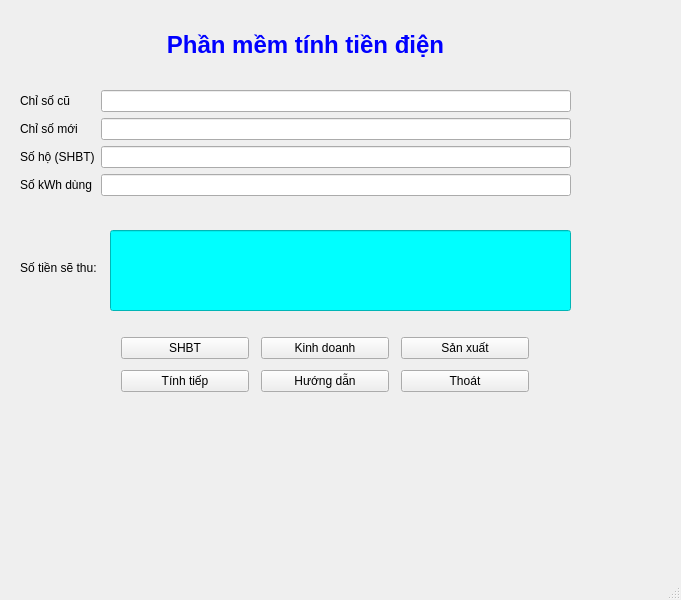
<?xml version="1.0" encoding="UTF-8"?>
<ui version="4.0">
 <class>MainWindow</class>
 <widget class="QMainWindow" name="MainWindow">
  <property name="geometry">
   <rect>
    <x>0</x>
    <y>0</y>
    <width>681</width>
    <height>600</height>
   </rect>
  </property>
  <property name="windowTitle">
   <string>Trịnh Thanh An - K234111384</string>
  </property>
  <widget class="QWidget" name="centralwidget">
   <widget class="QWidget" name="formLayoutWidget">
    <property name="geometry">
     <rect>
      <x>20</x>
      <y>90</y>
      <width>551</width>
      <height>131</height>
     </rect>
    </property>
    <layout class="QFormLayout" name="formLayout">
     <item row="0" column="0">
      <widget class="QLabel" name="chSCLabel">
       <property name="text">
        <string>Chỉ số cũ</string>
       </property>
      </widget>
     </item>
     <item row="0" column="1">
      <widget class="QLineEdit" name="LineEditChisocu"/>
     </item>
     <item row="1" column="0">
      <widget class="QLabel" name="chSMILabel">
       <property name="text">
        <string>Chỉ số mới</string>
       </property>
      </widget>
     </item>
     <item row="1" column="1">
      <widget class="QLineEdit" name="LineEditChisomoi"/>
     </item>
     <item row="2" column="0">
      <widget class="QLabel" name="sHSHBTLabel">
       <property name="text">
        <string>Số hộ (SHBT)</string>
       </property>
      </widget>
     </item>
     <item row="2" column="1">
      <widget class="QLineEdit" name="LineEditSHBT"/>
     </item>
     <item row="3" column="0">
      <widget class="QLabel" name="sKWhDNgLabel">
       <property name="text">
        <string>Số kWh dùng</string>
       </property>
      </widget>
     </item>
     <item row="3" column="1">
      <widget class="QLineEdit" name="LineEditSokWhdung"/>
     </item>
    </layout>
   </widget>
   <widget class="QLabel" name="label">
    <property name="geometry">
     <rect>
      <x>90</x>
      <y>20</y>
      <width>431</width>
      <height>51</height>
     </rect>
    </property>
    <property name="text">
     <string>&lt;html&gt;&lt;head/&gt;&lt;body&gt;&lt;p align=&quot;center&quot;&gt;&lt;span style=&quot; font-size:18pt; font-weight:600; color:#0000ff;&quot;&gt;Phần mềm tính tiền điện&lt;/span&gt;&lt;/p&gt;&lt;/body&gt;&lt;/html&gt;</string>
    </property>
   </widget>
   <widget class="QLabel" name="label_2">
    <property name="geometry">
     <rect>
      <x>20</x>
      <y>260</y>
      <width>141</width>
      <height>16</height>
     </rect>
    </property>
    <property name="text">
     <string>Số tiền sẽ thu:</string>
    </property>
   </widget>
   <widget class="QLineEdit" name="lineEditSotiensethu">
    <property name="geometry">
     <rect>
      <x>110</x>
      <y>230</y>
      <width>461</width>
      <height>81</height>
     </rect>
    </property>
    <property name="font">
     <font>
      <pointsize>14</pointsize>
     </font>
    </property>
    <property name="styleSheet">
     <string notr="true">background-color: rgb(0, 255, 255);</string>
    </property>
   </widget>
   <widget class="QWidget" name="gridLayoutWidget">
    <property name="geometry">
     <rect>
      <x>120</x>
      <y>330</y>
      <width>131</width>
      <height>71</height>
     </rect>
    </property>
    <layout class="QGridLayout" name="gridLayout" columnstretch="0">
     <property name="leftMargin">
      <number>1</number>
     </property>
     <property name="topMargin">
      <number>2</number>
     </property>
     <property name="rightMargin">
      <number>2</number>
     </property>
     <property name="bottomMargin">
      <number>2</number>
     </property>
     <item row="1" column="0">
      <widget class="QPushButton" name="pushButtonTinhtiep">
       <property name="text">
        <string>Tính tiếp</string>
       </property>
      </widget>
     </item>
     <item row="0" column="0">
      <widget class="QPushButton" name="pushButtonSHBT">
       <property name="text">
        <string>SHBT</string>
       </property>
      </widget>
     </item>
    </layout>
   </widget>
   <widget class="QWidget" name="gridLayoutWidget_2">
    <property name="geometry">
     <rect>
      <x>260</x>
      <y>330</y>
      <width>131</width>
      <height>71</height>
     </rect>
    </property>
    <layout class="QGridLayout" name="gridLayout_2" columnstretch="0">
     <property name="leftMargin">
      <number>1</number>
     </property>
     <property name="topMargin">
      <number>2</number>
     </property>
     <property name="rightMargin">
      <number>2</number>
     </property>
     <property name="bottomMargin">
      <number>2</number>
     </property>
     <item row="1" column="0">
      <widget class="QPushButton" name="pushButtonHuongdan">
       <property name="text">
        <string>Hướng dẫn</string>
       </property>
      </widget>
     </item>
     <item row="0" column="0">
      <widget class="QPushButton" name="pushButtonKinhdoanh">
       <property name="text">
        <string>Kinh doanh</string>
       </property>
      </widget>
     </item>
    </layout>
   </widget>
   <widget class="QWidget" name="gridLayoutWidget_3">
    <property name="geometry">
     <rect>
      <x>400</x>
      <y>330</y>
      <width>131</width>
      <height>71</height>
     </rect>
    </property>
    <layout class="QGridLayout" name="gridLayout_3" columnstretch="0">
     <property name="leftMargin">
      <number>1</number>
     </property>
     <property name="topMargin">
      <number>2</number>
     </property>
     <property name="rightMargin">
      <number>2</number>
     </property>
     <property name="bottomMargin">
      <number>2</number>
     </property>
     <item row="1" column="0">
      <widget class="QPushButton" name="pushButtonThoat">
       <property name="text">
        <string>Thoát</string>
       </property>
      </widget>
     </item>
     <item row="0" column="0">
      <widget class="QPushButton" name="pushButtonSanxuat">
       <property name="text">
        <string>Sản xuất</string>
       </property>
      </widget>
     </item>
    </layout>
   </widget>
  </widget>
  <widget class="QMenuBar" name="menubar">
   <property name="geometry">
    <rect>
     <x>0</x>
     <y>0</y>
     <width>681</width>
     <height>26</height>
    </rect>
   </property>
  </widget>
  <widget class="QStatusBar" name="statusbar"/>
 </widget>
 <resources/>
 <connections/>
</ui>
